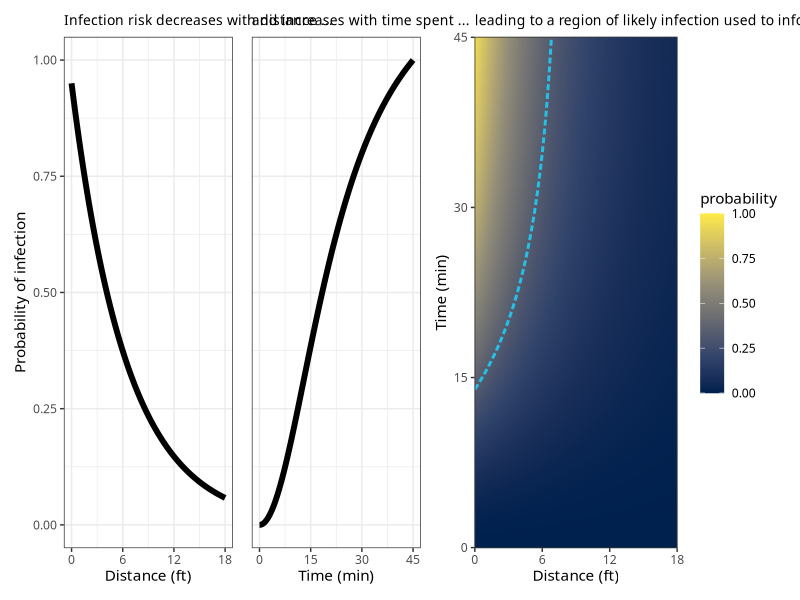
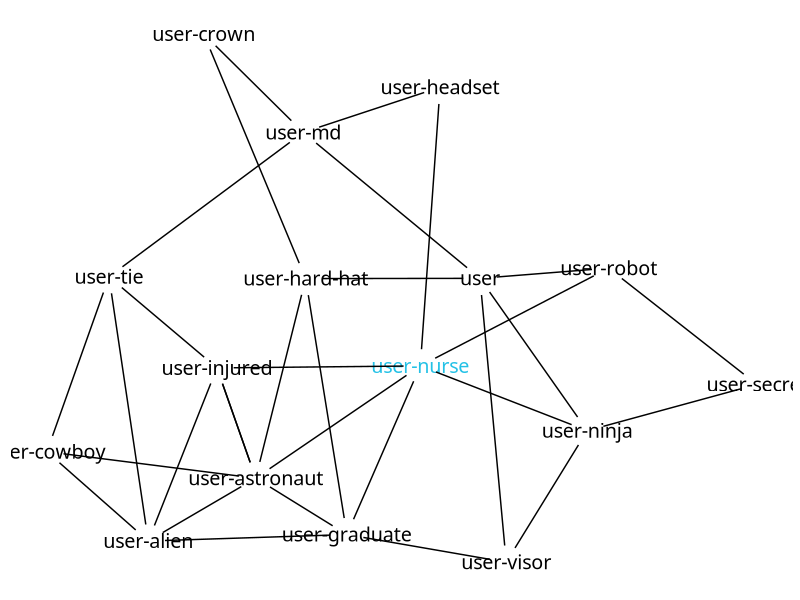
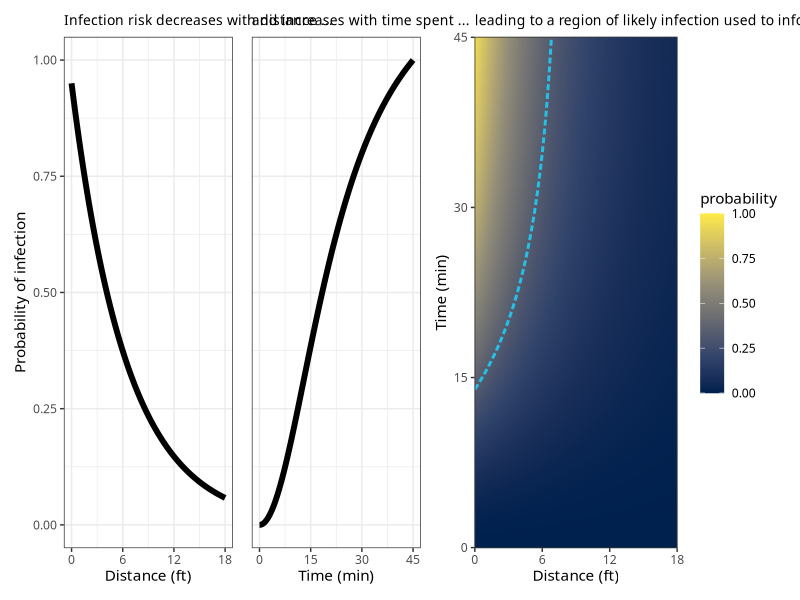
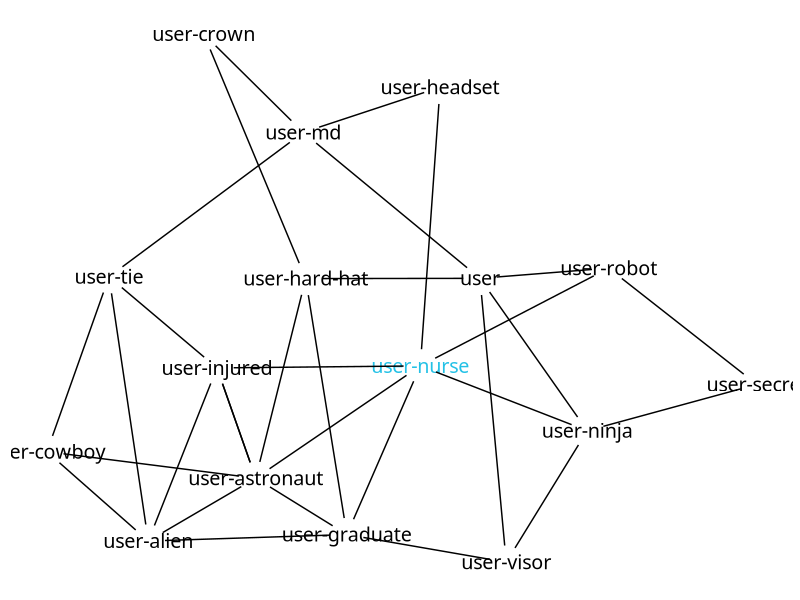

Recreate these plots in R, in order.
library(ggraph)
library(tidygraph)
library(tidyverse)
library(patchwork)
library(magrittr)

theme_set(theme_bw())

distance <- tibble(distance=seq(0, 18, length.out=500),
                   probability=seq(0, 20, length.out=500) %>% {0.95 / (1.15^.)})
time <- tibble(time=seq(0, 45, length.out=500),
               probability=seq(0, 1, length.out=500) %>% {50 * .^2 / (10 + 50 * 0.8 * .^2)})
joint <- tcrossprod(time$probability, distance$probability) %>%
  as_tibble() %>%
  set_colnames(distance$distance) %>%
  mutate(time = time$time) %>%
  pivot_longer(!time, names_to="distance", values_to="probability") %>%
  mutate(distance=as.numeric(distance))

ggplot(distance) +
  aes(x=distance, y=probability) +
  geom_line(size=2) +
  scale_x_continuous(name="Distance (ft)", breaks=0:3 * 6) +
  ylab("Probability of infection") +
  ylim(0, 1) +
  ggtitle("Infection risk decreases with distance ...") +
ggplot(time) +
  aes(x=time, y=probability) +
  scale_x_continuous(name="Time (min)", breaks=0:3 * 15) +
  geom_line(size=2) +
  ylim(0, 1) +
  ggtitle("and increases with time spent ...") +
  theme(axis.text.y=element_blank(),
        axis.title.y=element_blank(),
        axis.ticks.y=element_blank()) +
ggplot(joint) +
  aes(x=distance, y=time, fill=probability) +
  geom_raster(interpolate=TRUE) +
  geom_contour(aes(z=probability), breaks=0.33, linetype="21",
               colour=viridis::viridis_pal(option="H", begin=0.26)(1), size=1) +
  # geom_hline(aes(yintercept=I(15)), colour="red") +
  # geom_vline(aes(xintercept=I(6)), colour="red") +
  scale_x_continuous(name="Distance (ft)", breaks=0:3 * 6) +
  scale_y_continuous(name="Time (min)", breaks=0:3 * 15) +
  coord_cartesian(expand=FALSE) +
  scale_fill_viridis_c(option="E", limits=c(0, 1)) +
  ggtitle("leading to a region of likely infection used to inform guidelines") +
  guides(fill=guide_colourbar(barheight=9)) +
  plot_layout(widths=c(1, 1, 1.2)) &
  theme(text=element_text(family="Alegreya"),
        plot.title=element_text(size=10))
ggsave("../../Images/blog_figures/vaccination_strategy/risk_distribution.png", width=10, height=3)

icons <- c("user",
  "user-alien",
  "user-astronaut",
  "user-cowboy",
  "user-crown",
  "user-graduate",
  "user-hard-hat",
  "user-headset",
  "user-injured",
  "user-md",
  "user-ninja",
  "user-nurse",
  "user-robot",
  "user-secret",
  "user-tie",
  "user-visor")

set.seed(144)
play_erdos_renyi(n=16, m=32) %>%
  mutate(icon = sample(icons, n(), replace=FALSE)) %>%
  mutate(col = ifelse(icon == "user-nurse", viridis::viridis_pal(option="H", begin=0.26)(1), "#000000")) %>%
  ggraph() +
  geom_node_text(aes(label=icon, colour=col), size=5, family="Font Awesome 5 Pro Solid", show.legend=FALSE) +
  geom_edge_link(start_cap=geometry(width=0.85),
                 end_cap=geometry(width=0.85)) +
  scale_colour_identity() +
  theme(panel.border=element_blank())
ggsave("../../Images/blog_figures/vaccination_strategy/network.png", width=4, height=3)
